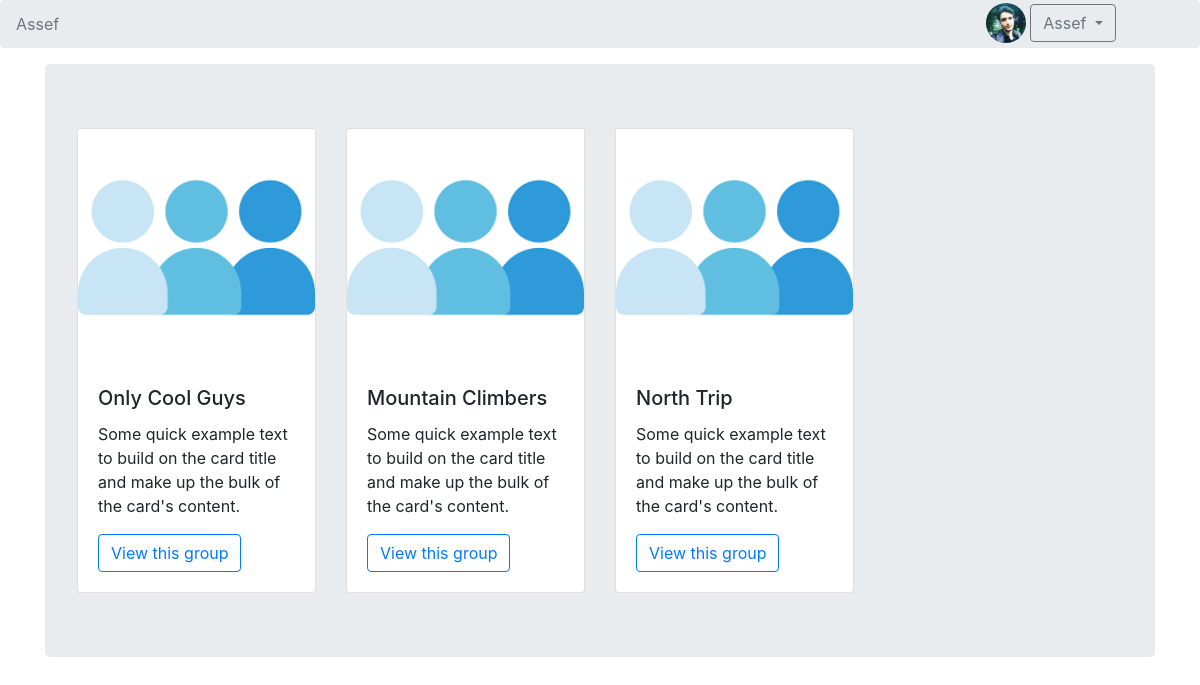
The page /assef (signed in) on the database its author committed.
### main/models.py (models this page shows, shortened)
class Account(models.Model):
    user = models.OneToOneField(User, on_delete=models.CASCADE)
    profile_picture = models.ImageField(
        upload_to='main/static/img/profile_pictures', blank=True)
    def get_add_url(self):
        return f"/add-group"
    def get_profile_picture_address(self):
        return self.profile_picture.url[4:]

class GroupMember(models.Model):
    group_fk = models.ForeignKey(Group, on_delete=models.CASCADE)
    member_fk = models.ForeignKey(Account, on_delete=models.CASCADE)
    balance = models.FloatField(default=0)

class Group(models.Model):
    group_id = models.SlugField(max_length=20, unique=True)
    group_name = models.CharField(max_length=20)
    admin_fk = models.ForeignKey(Account, on_delete=models.CASCADE)
    group_picture = models.ImageField(
        upload_to='main/static/img/group_pictures', blank=True)
    def get_absolute_url(self):
        return f"/{self.group_id}"

### main/views.py (the view)
# urls.py: path('<slug:username>', views.account_view),
@login_required(login_url='/login')
def account_view(request, username):
    account = Account.objects.get(user=request.user)
    profile_account = Account.objects.get(
        user=User.objects.get(username=username))
    groups = GroupMember.objects.filter(member_fk=profile_account)
    if profile_account == account:
        template_name = 'account.html'
        title = 'Account Detail'
        context = {'title': title,
                   'account': account, 'groups': groups}
        return render(request, template_name, context)
    else:
        return redirect(home_view)

### main/templates/account.html (shortened to what this page needs)
{% extends "base.html" %}
{% load static %}
{% block navbar %}
{% include 'breadcumber.html' %}
{% endblock %}
{% block content %}
<main role="main" class="container">
    <div class="jumbotron">
        <div class="row">
            {% for group in groups %}
            <div class="col col-12 col-sm-6 col-md-4 col-lg-3">
                <div class="card">
                    {% if group.group_picture %}
                    <img src="{{ group.get_group_picture_address }}" class="card-img-top" alt="img" width="100%">
                    {% else %}
                    <img src="{% static 'img/default-group-picture.png' %}" class="card-img-top" alt="img" width="100%">
                    {% endif %}
                    <div class="card-body">
                        <h5 class="card-title">{{ group.group_fk.group_name }}</h5>
                        <p class="card-text">Some quick example text to build on the card title and make up the bulk of
                            the
                            card's content.</p>
                        <a href="{{ group.group_fk.get_absolute_url }}/view" class="btn btn-outline-primary">View this
                            group</a>
                    </div>
                </div>
            </div>
            {% endfor %}
        </div>
    </div>
</main>
{% endblock %}

### main/templates/breadcumber.html (shortened to what this page needs)
{% load static %}
<div class="dropdown" style="position: absolute; right: 7%; padding-top: 3px;">
    {% if account.profile_picture %}
    <img src="{{ account.get_profile_picture_address }}" class="rounded-circle" width="40" height="40"></img>
    {% else %}
    <img src="{% static 'img/default-profile-picture.png' %}" class="rounded-circle" width="40" height="40"></img>
    {% endif %}
    <button type="button" class="btn btn-outline-secondary dropdown-toggle" data-toggle="dropdown" aria-haspopup="true"
        aria-expanded="false">
        {{account.user.get_short_name}}
    </button>
</div>
<nav aria-label="breadcrumb">
    <ol class="breadcrumb">
        {% if group %}
        <li class="breadcrumb-item"><a href="/{{account.get_absolute_url}}">{{account.user.get_short_name}}</a></li>
        <li class="breadcrumb-item active" aria-current="page">{{group.group_name}}</li>
        {% else %}
        <li class="breadcrumb-item active" aria-current="page">{{account.user.get_short_name}}</li>
        {% endif %}
    </ol>
</nav>

### rows shown on the page
Account: get_profile_picture_address (picture), user.get_short_name "Assef"
GroupMember: group_fk.group_name "Only Cool Guys"
GroupMember: group_fk.group_name "Mountain Climbers"
GroupMember: group_fk.group_name "North Trip"
